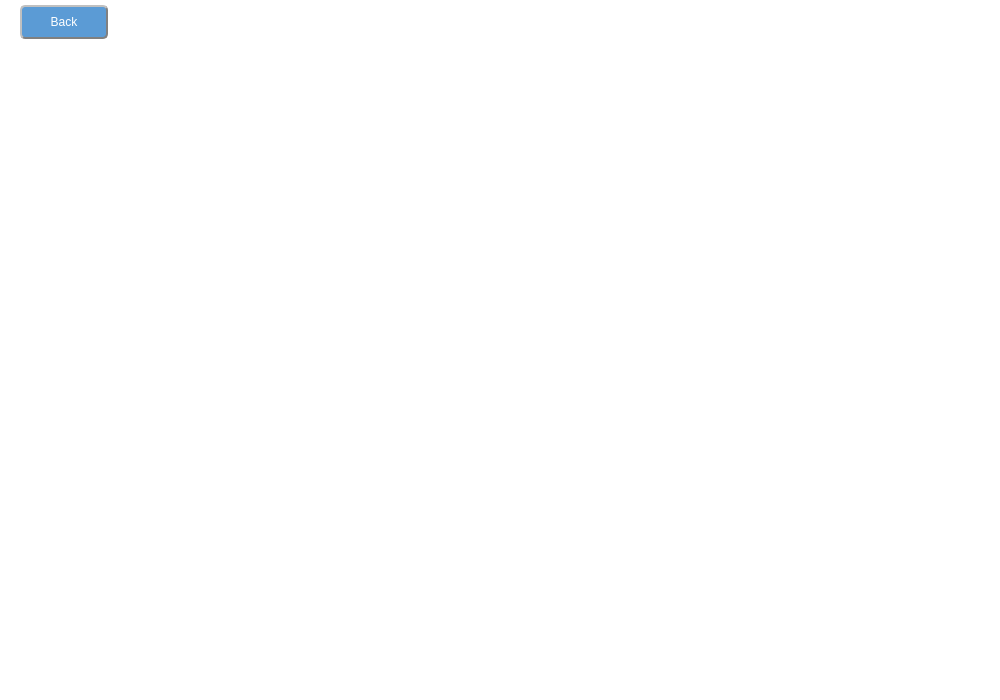
<?xml version="1.0" encoding="UTF-8"?>
<ui version="4.0">
 <class>VideoPlayerForm</class>
 <widget class="QWidget" name="VideoPlayerForm">
  <property name="geometry">
   <rect>
    <x>0</x>
    <y>0</y>
    <width>1000</width>
    <height>700</height>
   </rect>
  </property>
  <property name="windowTitle">
   <string>Form</string>
  </property>
  <property name="styleSheet">
   <string notr="true">QWidget{
background:#FFFFFF;
}</string>
  </property>
  <widget class="QWidget" name="widget_2" native="true">
   <property name="geometry">
    <rect>
     <x>0</x>
     <y>0</y>
     <width>1000</width>
     <height>700</height>
    </rect>
   </property>
   <widget class="QPushButton" name="pushButton_goback">
    <property name="geometry">
     <rect>
      <x>20</x>
      <y>5</y>
      <width>88</width>
      <height>34</height>
     </rect>
    </property>
    <property name="styleSheet">
     <string notr="true">QPushButton{
background-color:rgba(91,155,213,100%);
color: white;   
border-radius: 5px;  
border: 2px groove gray; 
border-style: outset;
}
QPushButton:pressed{
background-color:rgb(85, 170, 255);
 border-style: inset;
}</string>
    </property>
    <property name="text">
     <string>Back</string>
    </property>
   </widget>
   <widget class="MyAVPlayer" name="widget" native="true">
    <property name="geometry">
     <rect>
      <x>0</x>
      <y>40</y>
      <width>1000</width>
      <height>665</height>
     </rect>
    </property>
    <property name="styleSheet">
     <string notr="true"/>
    </property>
   </widget>
  </widget>
 </widget>
 <customwidgets>
  <customwidget>
   <class>MyAVPlayer</class>
   <extends>QWidget</extends>
   <header>myavplayer.h</header>
   <container>1</container>
  </customwidget>
 </customwidgets>
 <resources/>
 <connections/>
</ui>
